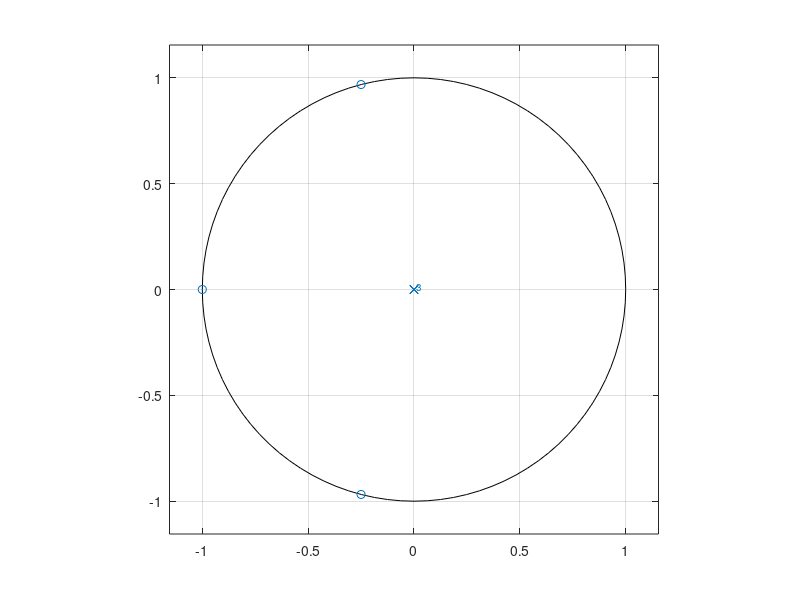

Source code (MATLAB): (Note: this script raises an error after producing the figure.)
close all
clear all
w=0:3;
b=[2 3 3 2] ;
a=[1];
zplane(b,a)
l=length(b)
x=ones(1,l)
[h]=filter(b,a,x)
figure
subplot 311
plot(w,abs(h))
xlabel('w')
ylabel('Magnitude')
title('Frequency Response')
subplot 312
plot(w,angle(h))
xlabel('w')
ylabel('Phase')
title('Phase Response')
subplot 313
grpdelay(b,a)
